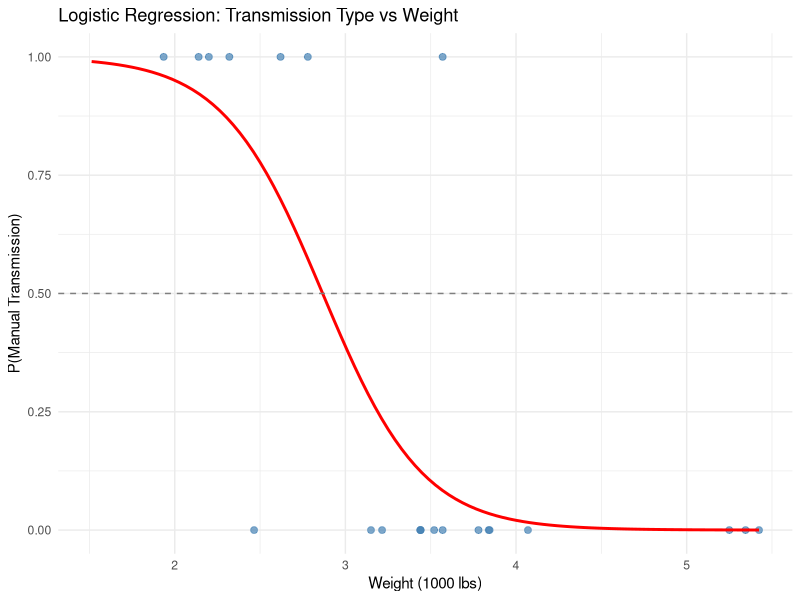
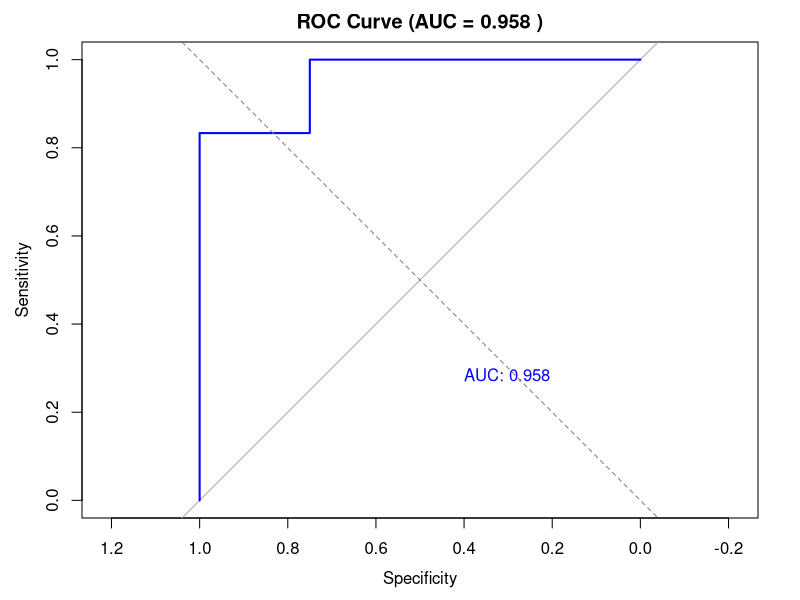
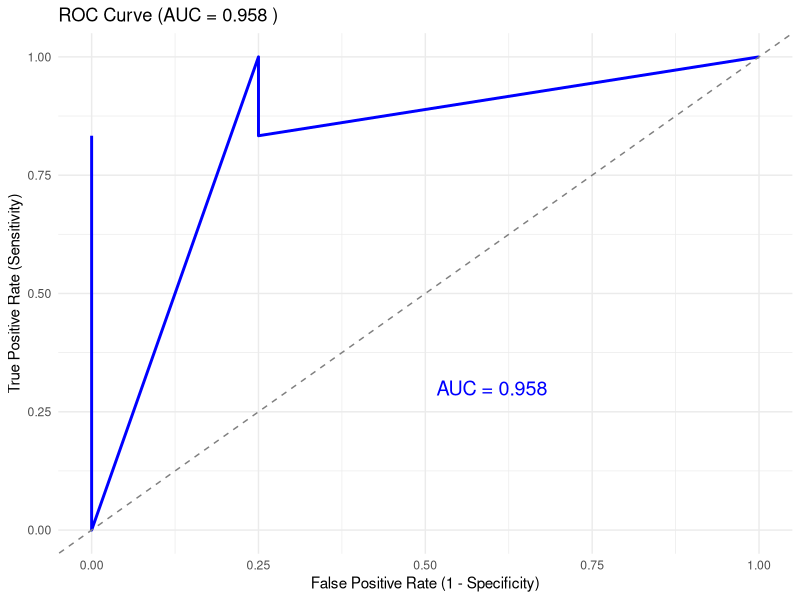

R code for these plots, in order:
# @file    Lab_LogisticRegression.R
# @brief   Logistic regression examples in R: model fitting with glm(),
#          prediction, confusion matrix, ROC curve, and multinomial extension
# @author  Cheolwon Park
# @date    2025-12-15


# =============================================================================
# 0. PACKAGE SETUP
# =============================================================================

# install.packages("pROC")
# install.packages("nnet")
# install.packages("caret")
library(pROC)
library(nnet)
library(caret)
library(ggplot2)


# =============================================================================
# 1. DATA PREPARATION
# =============================================================================

# Using the built-in mtcars dataset
# Create binary response: am (0 = automatic, 1 = manual transmission)
data(mtcars)
str(mtcars)

# Select relevant predictors
df <- mtcars[, c("am", "mpg", "hp", "wt", "disp")]
df$am <- factor(df$am, levels = c(0, 1), labels = c("Automatic", "Manual"))
head(df)
table(df$am)

# --- 1.1 Partition data: 70% training, 30% validation ---
set.seed(42)
n <- nrow(df)
train_idx <- sample(1:n, round(0.7 * n))
train_data <- df[train_idx, ]
valid_data <- df[-train_idx, ]

cat("Training set size:", nrow(train_data), "\n")
cat("Validation set size:", nrow(valid_data), "\n")


# =============================================================================
# 2. SIMPLE LOGISTIC REGRESSION
# =============================================================================

# --- 2.1 Fit logistic regression with a single predictor ---
# Predict transmission type (am) from vehicle weight (wt)
simple_model <- glm(am ~ wt, data = train_data, family = binomial)
summary(simple_model)

# --- 2.2 Interpret coefficients ---
cat("\n--- Coefficients (log-odds scale) ---\n")
print(coef(simple_model))

cat("\n--- Odds Ratios ---\n")
print(exp(coef(simple_model)))

cat("\n--- 95% Confidence Intervals for Odds Ratios ---\n")
print(exp(confint(simple_model)))

# --- 2.3 Visualize the logistic curve ---
wt_range <- data.frame(wt = seq(min(df$wt), max(df$wt), length.out = 100))
wt_range$prob <- predict(simple_model, newdata = wt_range, type = "response")

ggplot() +
  geom_point(data = train_data,
             aes(x = wt, y = as.numeric(am) - 1),
             color = "steelblue", size = 2, alpha = 0.7) +
  geom_line(data = wt_range,
            aes(x = wt, y = prob),
            color = "red", linewidth = 1) +
  geom_hline(yintercept = 0.5, linetype = "dashed", color = "gray50") +
  labs(title = "Logistic Regression: Transmission Type vs Weight",
       x = "Weight (1000 lbs)",
       y = "P(Manual Transmission)") +
  theme_minimal()


# =============================================================================
# 3. MULTIPLE LOGISTIC REGRESSION
# =============================================================================

# --- 3.1 Fit model with multiple predictors ---
multi_model <- glm(am ~ mpg + hp + wt, data = train_data, family = binomial)
options(scipen = 999)
summary(multi_model)

# --- 3.2 Odds ratios for all predictors ---
cat("\n--- Odds Ratios (Multiple Model) ---\n")
odds_ratios <- exp(coef(multi_model))
print(odds_ratios)


# =============================================================================
# 4. PREDICTION AND CONFUSION MATRIX
# =============================================================================

# --- 4.1 Predict probabilities on validation set ---
pred_prob <- predict(multi_model, newdata = valid_data, type = "response")

# Display predicted probabilities alongside actual values
results <- data.frame(
  Actual = valid_data$am,
  Predicted_Prob = round(pred_prob, 4)
)
print(results)

# --- 4.2 Convert probabilities to class labels using 0.5 threshold ---
pred_class <- ifelse(pred_prob >= 0.5, "Manual", "Automatic")
pred_class <- factor(pred_class, levels = c("Automatic", "Manual"))

# --- 4.3 Confusion matrix ---
cat("\n--- Confusion Matrix ---\n")
cm <- table(Predicted = pred_class, Actual = valid_data$am)
print(cm)

# --- 4.4 Performance metrics ---
accuracy <- sum(diag(cm)) / sum(cm)
cat("\nAccuracy:", round(accuracy, 4), "\n")

# Using caret for detailed metrics
cat("\n--- Detailed Metrics (caret) ---\n")
confusionMatrix(pred_class, valid_data$am)


# =============================================================================
# 5. ROC CURVE AND AUC
# =============================================================================

# --- 5.1 Compute ROC curve ---
roc_obj <- roc(valid_data$am, pred_prob, levels = c("Automatic", "Manual"))
auc_value <- auc(roc_obj)
cat("\nAUC:", round(auc_value, 4), "\n")

# --- 5.2 Plot ROC curve ---
plot(roc_obj,
     main = paste("ROC Curve (AUC =", round(auc_value, 3), ")"),
     col = "blue",
     lwd = 2,
     print.auc = TRUE,
     print.auc.x = 0.4,
     print.auc.y = 0.3)
abline(a = 0, b = 1, lty = 2, col = "gray50")

# --- 5.3 ROC curve with ggplot2 ---
roc_df <- data.frame(
  FPR = 1 - roc_obj$specificities,
  TPR = roc_obj$sensitivities
)

ggplot(roc_df, aes(x = FPR, y = TPR)) +
  geom_line(color = "blue", linewidth = 1) +
  geom_abline(slope = 1, intercept = 0, linetype = "dashed", color = "gray50") +
  labs(title = paste("ROC Curve (AUC =", round(auc_value, 3), ")"),
       x = "False Positive Rate (1 - Specificity)",
       y = "True Positive Rate (Sensitivity)") +
  annotate("text", x = 0.6, y = 0.3,
           label = paste("AUC =", round(auc_value, 3)),
           size = 5, color = "blue") +
  theme_minimal()

# --- 5.4 Find optimal threshold ---
coords_best <- coords(roc_obj, "best", ret = c("threshold", "sensitivity", "specificity"))
cat("\nOptimal threshold:", round(coords_best$threshold, 4), "\n")
cat("Sensitivity at optimal:", round(coords_best$sensitivity, 4), "\n")
cat("Specificity at optimal:", round(coords_best$specificity, 4), "\n")


# =============================================================================
# 6. MODEL COMPARISON
# =============================================================================

# --- 6.1 Compare simple vs multiple model using AIC ---
cat("\n--- Model Comparison (AIC) ---\n")
cat("Simple model AIC:", AIC(simple_model), "\n")
cat("Multiple model AIC:", AIC(multi_model), "\n")
cat("Lower AIC indicates a better model.\n")

# --- 6.2 Likelihood ratio test ---
cat("\n--- Likelihood Ratio Test ---\n")
anova(simple_model, multi_model, test = "Chisq")


# =============================================================================
# 7. MULTINOMIAL LOGISTIC REGRESSION
# =============================================================================

# Using the iris dataset (3-class classification)
data(iris)

# --- 7.1 Partition iris data ---
set.seed(123)
iris_idx <- sample(1:nrow(iris), round(0.7 * nrow(iris)))
iris_train <- iris[iris_idx, ]
iris_valid <- iris[-iris_idx, ]

# --- 7.2 Fit multinomial logistic regression ---
multi_logit <- multinom(Species ~ ., data = iris_train, trace = FALSE)
summary(multi_logit)

# --- 7.3 Predict on validation set ---
iris_pred <- predict(multi_logit, newdata = iris_valid)

# --- 7.4 Confusion matrix for multinomial model ---
cat("\n--- Multinomial Confusion Matrix ---\n")
iris_cm <- table(Predicted = iris_pred, Actual = iris_valid$Species)
print(iris_cm)

iris_accuracy <- sum(diag(iris_cm)) / sum(iris_cm)
cat("Multinomial model accuracy:", round(iris_accuracy, 4), "\n")

# --- 7.5 Predicted probabilities ---
cat("\n--- Predicted Probabilities (first 5 observations) ---\n")
iris_probs <- predict(multi_logit, newdata = iris_valid[1:5, ], type = "probs")
print(round(iris_probs, 4))
